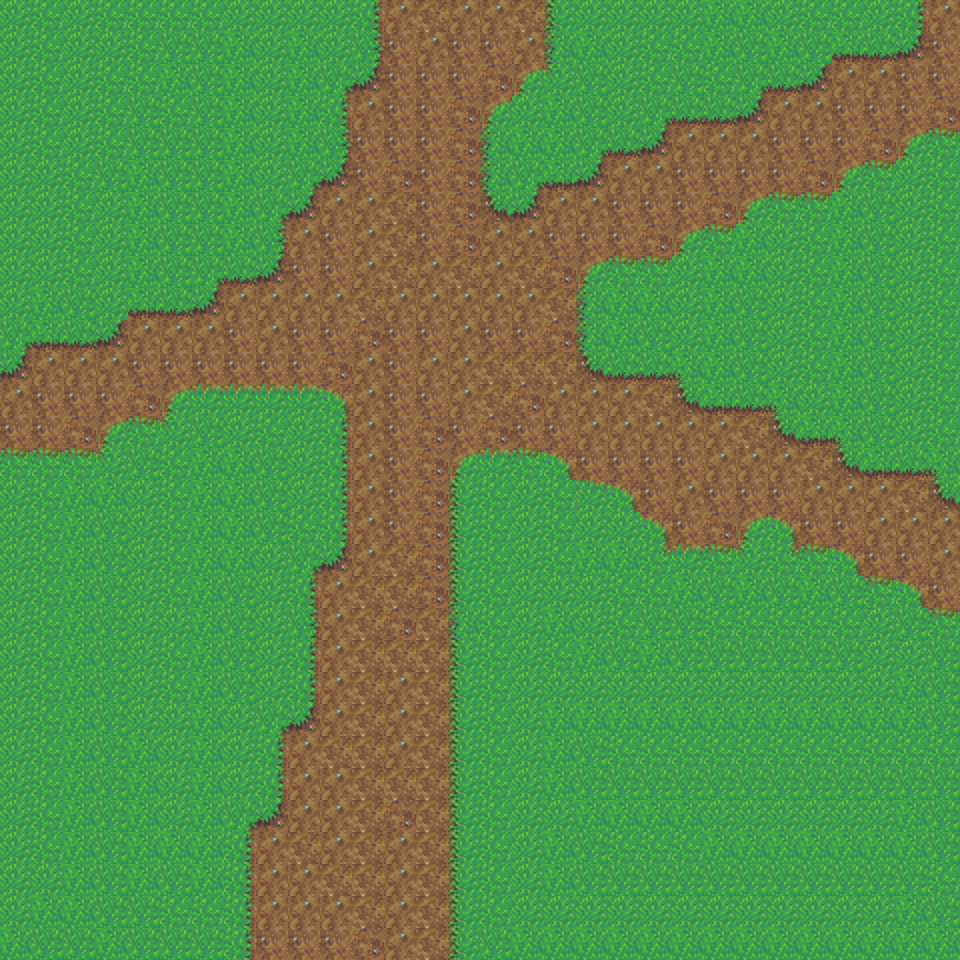

The image is a tile-based game level rendered from a .tmx file. Its description and source (layers, tilesets, objects; grid data summarised) follow:
An orthogonal 30x30 tile map with 32x32 px tiles, 1 tile layer (Tile Layer 1) and 2 objects (blocker, enemy).

<map version="1.0" orientation="orthogonal" renderorder="right-down" width="30" height="30" tilewidth="32" tileheight="32" nextobjectid="8">
 <properties>
  <property name="Height" value="960" />
  <property name="Width" value="960" />
 </properties>
 <tileset firstgid="1" name="grass-tiles-2-small" tilewidth="32" tileheight="32" tilecount="72">
  <image source="grass-tiles-2-small.png" width="384" height="192" />
 </tileset>
 <layer name="Tile Layer 1" width="30" height="30">
  <data>[900 cells, 900 non-empty, 26 distinct tile ids]</data>
 </layer>
 <objectgroup name="Objects">
  <object id="1" name="tree" type="blocker" x="277" y="386" width="75" height="43" />
  <object id="4" name="fighter" type="enemy" x="449" y="449" width="32" height="32" />
 </objectgroup>
</map>